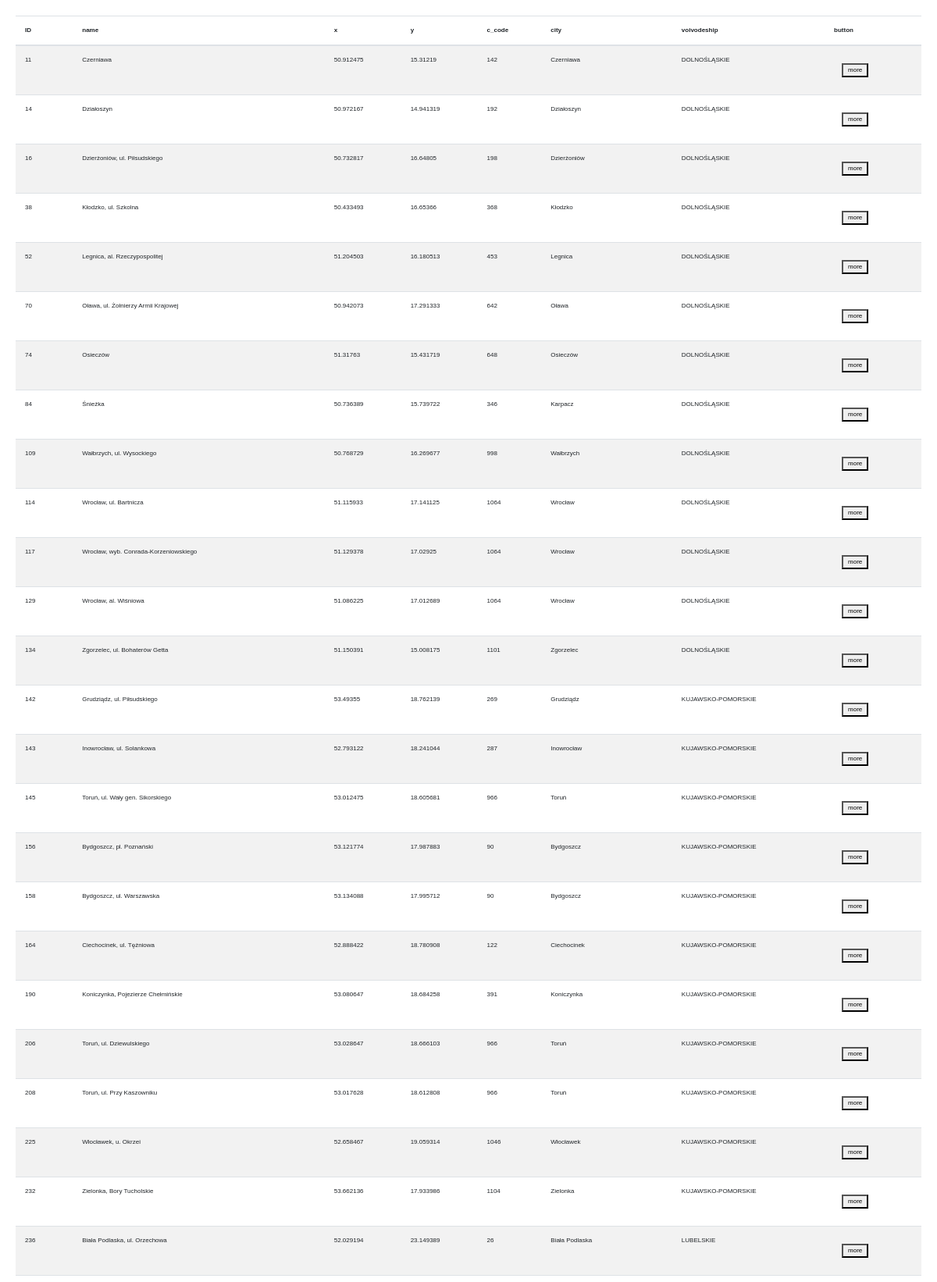
Screenshot of /table/ (upper part) with the database file from the repository.
### flaskmain.py (models this page shows)
class Station(db.Model):
    id = db.Column(db.Integer, primary_key=True)
    name = db.Column(db.String(50), nullable=False)
    cord_x = db.Column(db.Integer, nullable=False)
    cord_y = db.Column(db.Integer, nullable=False)
    city_code = db.Column(db.String(50), nullable=False)
    city = db.Column(db.String(50), nullable=False)
    voivodeship = db.Column(db.String(50), nullable=False)
    stationprobes = db.relationship('StationProbe', backref='station', lazy=True)

### flaskmain.py (the view, shortened to what this page needs)
class Table(MethodView):
    def get(self):
        station = Station.query
        return render_template('table.html', station=station);

### templates/table.html (shortened to what this page needs)
{% extends 'base.html' %}
{% block body %}
  <table id="data" class="table table-striped">
    <thead>
      <tr>
        <th>ID</th>
        <th>name</th>
        <th>x</th>
        <th>y</th>
        <th>c_code</th>
        <th>city</th>
        <th>voivodeship</th>
        <th>button</th>
      </tr>
    </thead>
    <tbody>
      {% for prob in station %}
        <tr>
            <td>{{ prob.id }}</td>
            <td>{{ prob.name }}</td>
            <td>{{ prob.cord_x }}</td>
            <td>{{ prob.cord_y }}</td>
            <td>{{ prob.city_code }}</td>
            <td>{{ prob.city}}</td>
            <td>{{ prob.voivodeship }}</td>
            <td>
                <form action="/table/{{ prob.id }}/" method="post">
                    <button name="probeBtn" type="submit">more</button>
                </form>
            </td>
        </tr>
      {% endfor %}
    </tbody>
  </table>
{% endblock %}

### templates/base.html (shortened to what this page needs)
<!doctype html>
<html lang="en">
  <head>
    <link rel="stylesheet" href="https://maxcdn.bootstrapcdn.com/bootstrap/4.0.0/css/bootstrap.min.css">
    <link rel="stylesheet" href="{{ url_for('static', filename='css/main.css')}}">
  </head>
  <body>
    {% block body %}{% endblock %}
  </body>
</html>

### static/css/main.css (style rules this page uses)
body { margin: 10px; padding: 10px; font-family: sans-serif; font-size: 0.5em; }
button { margin: 10px; }

### rows the page displays
Station: id "11", name "Czerniawa", cord_x "50.912475", cord_y "15.31219", city_code "142", city "Czerniawa", voivodeship "DOLNOŚLĄSKIE"
Station: id "14", name "Działoszyn", cord_x "50.972167", cord_y "14.941319", city_code "192", city "Działoszyn", voivodeship "DOLNOŚLĄSKIE"
Station: id "16", name "Dzierżoniów, ul. Piłsudskiego", cord_x "50.732817", cord_y "16.64805", city_code "198", city "Dzierżoniów", voivodeship "DOLNOŚLĄSKIE"
Station: id "38", name "Kłodzko, ul. Szkolna", cord_x "50.433493", cord_y "16.65366", city_code "368", city "Kłodzko", voivodeship "DOLNOŚLĄSKIE"
Station: id "52", name "Legnica, al. Rzeczypospolitej", cord_x "51.204503", cord_y "16.180513", city_code "453", city "Legnica", voivodeship "DOLNOŚLĄSKIE"
Station: id "70", name "Oława, ul. Żołnierzy Armii Krajowej", cord_x "50.942073", cord_y "17.291333", city_code "642", city "Oława", voivodeship "DOLNOŚLĄSKIE"
Station: id "74", name "Osieczów", cord_x "51.31763", cord_y "15.431719", city_code "648", city "Osieczów", voivodeship "DOLNOŚLĄSKIE"
Station: id "84", name "Śnieżka", cord_x "50.736389", cord_y "15.739722", city_code "346", city "Karpacz", voivodeship "DOLNOŚLĄSKIE"
Station: id "109", name "Wałbrzych, ul. Wysockiego", cord_x "50.768729", cord_y "16.269677", city_code "998", city "Wałbrzych", voivodeship "DOLNOŚLĄSKIE"
Station: id "114", name "Wrocław, ul. Bartnicza", cord_x "51.115933", cord_y "17.141125", city_code "1064", city "Wrocław", voivodeship "DOLNOŚLĄSKIE"
Station: id "117", name "Wrocław, wyb. Conrada-Korzeniowskiego", cord_x "51.129378", cord_y "17.02925", city_code "1064", city "Wrocław", voivodeship "DOLNOŚLĄSKIE"
Station: id "129", name "Wrocław, al. Wiśniowa", cord_x "51.086225", cord_y "17.012689", city_code "1064", city "Wrocław", voivodeship "DOLNOŚLĄSKIE"
Station: id "134", name "Zgorzelec, ul. Bohaterów Getta", cord_x "51.150391", cord_y "15.008175", city_code "1101", city "Zgorzelec", voivodeship "DOLNOŚLĄSKIE"
Station: id "142", name "Grudziądz, ul. Piłsudskiego", cord_x "53.49355", cord_y "18.762139", city_code "269", city "Grudziądz", voivodeship "KUJAWSKO-POMORSKIE"
Station: id "143", name "Inowrocław, ul. Solankowa", cord_x "52.793122", cord_y "18.241044", city_code "287", city "Inowrocław", voivodeship "KUJAWSKO-POMORSKIE"
Station: id "145", name "Toruń, ul. Wały gen. Sikorskiego", cord_x "53.012475", cord_y "18.605681", city_code "966", city "Toruń", voivodeship "KUJAWSKO-POMORSKIE"
Station: id "156", name "Bydgoszcz, pl. Poznański", cord_x "53.121774", cord_y "17.987883", city_code "90", city "Bydgoszcz", voivodeship "KUJAWSKO-POMORSKIE"
Station: id "158", name "Bydgoszcz, ul. Warszawska", cord_x "53.134088", cord_y "17.995712", city_code "90", city "Bydgoszcz", voivodeship "KUJAWSKO-POMORSKIE"
Station: id "164", name "Ciechocinek, ul. Tężniowa", cord_x "52.888422", cord_y "18.780908", city_code "122", city "Ciechocinek", voivodeship "KUJAWSKO-POMORSKIE"
Station: id "190", name "Koniczynka, Pojezierze Chełmińskie", cord_x "53.080647", cord_y "18.684258", city_code "391", city "Koniczynka", voivodeship "KUJAWSKO-POMORSKIE"
Station: id "206", name "Toruń, ul. Dziewulskiego", cord_x "53.028647", cord_y "18.666103", city_code "966", city "Toruń", voivodeship "KUJAWSKO-POMORSKIE"
Station: id "208", name "Toruń, ul. Przy Kaszowniku", cord_x "53.017628", cord_y "18.612808", city_code "966", city "Toruń", voivodeship "KUJAWSKO-POMORSKIE"
Station: id "225", name "Włocławek, u. Okrzei", cord_x "52.658467", cord_y "19.059314", city_code "1046", city "Włocławek", voivodeship "KUJAWSKO-POMORSKIE"
Station: id "232", name "Zielonka, Bory Tucholskie", cord_x "53.662136", cord_y "17.933986", city_code "1104", city "Zielonka", voivodeship "KUJAWSKO-POMORSKIE"
Station: id "236", name "Biała Podlaska, ul. Orzechowa", cord_x "52.029194", cord_y "23.149389", city_code "26", city "Biała Podlaska", voivodeship "LUBELSKIE"
